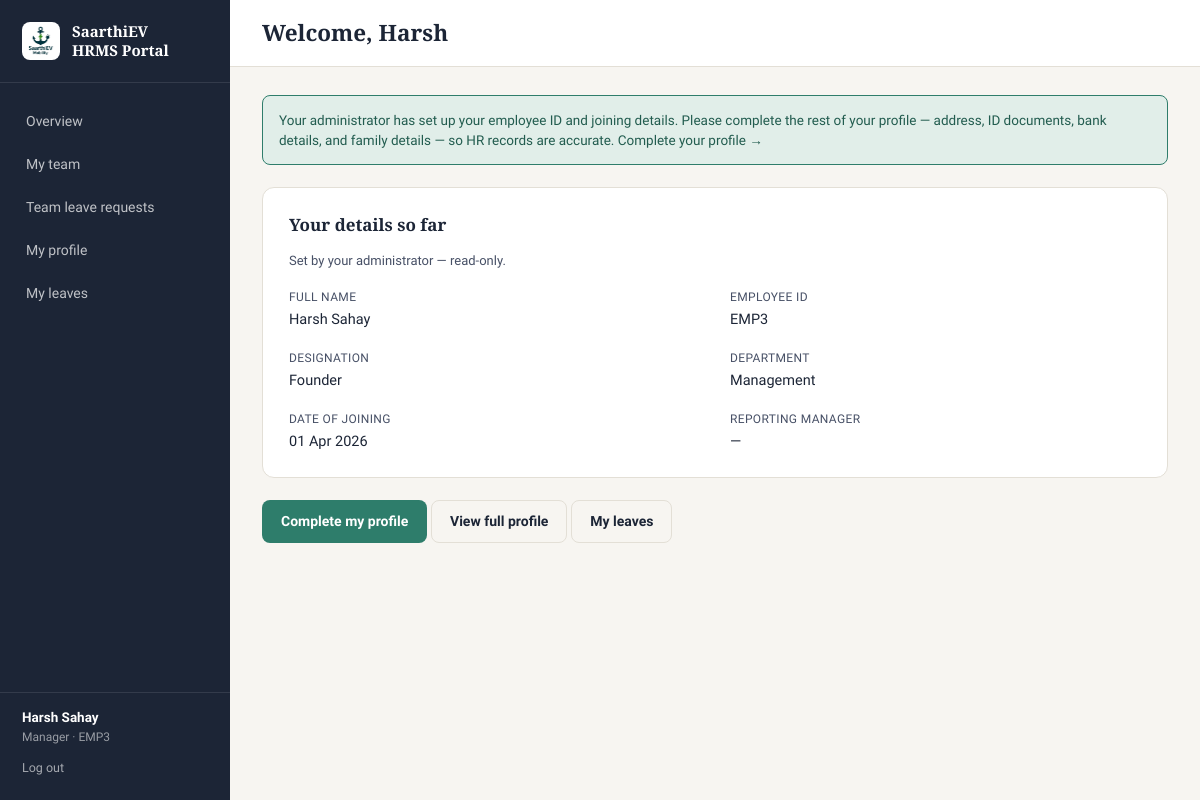
Page /employee (signed in) on the committed database.
### models.py (models this page shows, shortened)
class EmployeeProfile(db.Model):
    id = db.Column(db.Integer, primary_key=True)
    user_id = db.Column(db.Integer, db.ForeignKey("user.id"), nullable=False, unique=True)
    full_name = db.Column(db.String(150), nullable=False)
    designation = db.Column(db.String(100))
    department = db.Column(db.String(100))
    date_of_joining = db.Column(db.Date)
    reporting_manager_id = db.Column(db.Integer, db.ForeignKey("user.id"), nullable=True)
    date_of_birth = db.Column(db.Date)
    gender = db.Column(db.String(20))
    personal_email = db.Column(db.String(120))
    phone_number = db.Column(db.String(20))
    blood_group = db.Column(db.String(10))
    pan_number = db.Column(db.String(20))
    aadhaar_number = db.Column(db.String(20))
    current_address_line1 = db.Column(db.String(200))
    current_address_line2 = db.Column(db.String(200))
    current_city = db.Column(db.String(100))
    current_state = db.Column(db.String(100))
    current_pincode = db.Column(db.String(10))
    permanent_address_line1 = db.Column(db.String(200))
    permanent_address_line2 = db.Column(db.String(200))
    permanent_city = db.Column(db.String(100))
    permanent_state = db.Column(db.String(100))
    permanent_pincode = db.Column(db.String(10))
    same_as_current = db.Column(db.Boolean, default=False)
    bank_account_number = db.Column(db.String(40))
    bank_ifsc_code = db.Column(db.String(20))
    bank_name = db.Column(db.String(100))
    bank_branch = db.Column(db.String(100))
    previous_company_name = db.Column(db.String(150))
    previous_designation = db.Column(db.String(100))
    previous_employment_from = db.Column(db.Date)
    previous_employment_to = db.Column(db.Date)
    relieving_letter_filename = db.Column(db.String(255))
    emergency_contact_name = db.Column(db.String(150))
    emergency_contact_relation = db.Column(db.String(50))
    emergency_contact_phone = db.Column(db.String(20))
    spouse_name = db.Column(db.String(150))
    spouse_dob = db.Column(db.Date)
    profile_completed = db.Column(db.Boolean, default=False)
    updated_at = db.Column(db.DateTime, default=datetime.utcnow, onupdate=datetime.utcnow)
    reporting_manager = db.relationship("User", foreign_keys=[reporting_manager_id])
    children = db.relationship("Child", backref="profile", cascade="all, delete-orphan")

class User(db.Model, UserMixin):
    id = db.Column(db.Integer, primary_key=True)
    employee_code = db.Column(db.String(20), unique=True, nullable=False)  # e.g. EMP1001
    password_hash = db.Column(db.String(255), nullable=False)
    role = db.Column(db.String(20), nullable=False, default="employee")  # admin / manager / employee
    must_change_password = db.Column(db.Boolean, default=True)
    is_active = db.Column(db.Boolean, nullable=False, default=True)
    created_at = db.Column(db.DateTime, default=datetime.utcnow)
    profile = db.relationship("EmployeeProfile", backref="user", uselist=False,
                               cascade="all, delete-orphan",
                               foreign_keys="EmployeeProfile.user_id")

### routes.py (the view)
    @app.route("/employee")
    @role_required("employee", "manager")
    def employee_dashboard():
        profile = current_user.profile
        return render_template("employee/dashboard.html", profile=profile)

### app.py (called while the page is built)
@login_manager.user_loader
def load_user(user_id):
    return db.session.get(User, int(user_id))

def role_required(*roles):
    from functools import wraps
    def decorator(f):
        @wraps(f)
        def wrapped(*args, **kwargs):
            if not current_user.is_authenticated:
                return redirect(url_for("login"))
            if current_user.role not in roles:
                abort(403)
            return f(*args, **kwargs)
        return wrapped
    return decorator

### templates/employee/dashboard.html (shortened to what this page needs)
{% extends "base.html" %}
{% block page_title %}Welcome, {{ profile.full_name.split(' ')[0] if profile else '' }}{% endblock %}
{% block content %}
{% if not profile.profile_completed %}
<div class="help-banner">
  Your administrator has set up your employee ID and joining details. Please complete the rest
  of your profile — address, ID documents, bank details, and family details — so HR records are
  accurate.
  <a href="{{ url_for('employee_edit_profile') }}">Complete your profile →</a>
</div>
{% endif %}
<div class="card">
  <h3>Your details so far</h3>
  <p class="card-sub">Set by your administrator — read-only.</p>
  <div class="profile-grid">
    <div>
      <div class="pi-label">Full name</div>
      <div class="pi-value">{{ profile.full_name }}</div>
    </div>
    <div>
      <div class="pi-label">Employee ID</div>
      <div class="pi-value">{{ current_user.employee_code }}</div>
    </div>
    <div>
      <div class="pi-label">Designation</div>
      <div class="pi-value">{{ profile.designation or '—' }}</div>
    </div>
    <div>
      <div class="pi-label">Department</div>
      <div class="pi-value">{{ profile.department or '—' }}</div>
    </div>
    <div>
      <div class="pi-label">Date of joining</div>
      <div class="pi-value">{{ profile.date_of_joining.strftime('%d %b %Y') if profile.date_of_joining else '—' }}</div>
    </div>
    <div>
      <div class="pi-label">Reporting manager</div>
      <div class="pi-value">{{ profile.reporting_manager.profile.full_name if profile.reporting_manager else '—' }}</div>
    </div>
  </div>
</div>
<a href="{{ url_for('employee_edit_profile') }}" class="btn btn-primary">
  {{ 'Edit my profile' if profile.profile_completed else 'Complete my profile' }}
</a>
<a href="{{ url_for('employee_view_own_profile') }}" class="btn btn-outline">View full profile</a>
<a href="{{ url_for('my_leaves') }}" class="btn btn-outline">My leaves</a>
{% endblock %}

### templates/base.html (shortened to what this page needs)
<!DOCTYPE html>
<html lang="en">
<head>
  <link rel="stylesheet" href="{{ url_for('static', filename='css/style.css') }}">
</head>
<body>
  <div class="shell">
    <aside class="sidebar">
      <div class="brand">
        <span class="brand-logo-chip"><img src="{{ url_for('static', filename='img/logo.png') }}" alt="SaarthiEV Mobility"></span>
        <span class="word">SaarthiEV<br>HRMS Portal</span>
      </div>
      <nav>
        {% if current_user.role == 'admin' %}
          <a href="{{ url_for('admin_dashboard') }}" class="{{ 'active' if request.endpoint == 'admin_dashboard' }}">Overview</a>
          <a href="{{ url_for('admin_employee_list') }}" class="{{ 'active' if request.endpoint in ['admin_employee_list','admin_view_employee'] }}">All people</a>
          <a href="{{ url_for('admin_create_employee') }}" class="{{ 'active' if request.endpoint == 'admin_create_employee' }}">Add employee</a>
          <a href="{{ url_for('admin_manager_list') }}" class="{{ 'active' if request.endpoint == 'admin_manager_list' }}">Managers</a>
          <a href="{{ url_for('admin_leave_types') }}" class="{{ 'active' if request.endpoint == 'admin_leave_types' }}">Leave types</a>
          <a href="{{ url_for('admin_leave_requests') }}" class="{{ 'active' if request.endpoint == 'admin_leave_requests' }}">Leave requests</a>
        {% elif current_user.role == 'manager' %}
          <a href="{{ url_for('manager_dashboard') }}" class="{{ 'active' if request.endpoint == 'manager_dashboard' }}">Overview</a>
          <a href="{{ url_for('manager_team_list') }}" class="{{ 'active' if request.endpoint in ['manager_team_list','manager_view_employee'] }}">My team</a>
          <a href="{{ url_for('manager_leave_requests') }}" class="{{ 'active' if request.endpoint == 'manager_leave_requests' }}">Team leave requests</a>
          <a href="{{ url_for('employee_view_own_profile') }}" class="{{ 'active' if request.endpoint in ['employee_view_own_profile','employee_edit_profile'] }}">My profile</a>
          <a href="{{ url_for('my_leaves') }}" class="{{ 'active' if request.endpoint in ['my_leaves','apply_leave'] }}">My leaves</a>
        {% endif %}
      </nav>
      <div class="who">
        <div class="name">{{ current_user.profile.full_name if current_user.profile else current_user.employee_code }}</div>
        <div class="role">{{ current_user.role }} · {{ current_user.employee_code }}</div>
        <form action="{{ url_for('logout') }}" method="get">
          <button type="submit">Log out</button>
        </form>
      </div>
    </aside>
    <div class="main">
      <div class="topbar">
        <h2 style="margin:0;">{% block page_title %}{% endblock %}</h2>
      </div>
      <div class="content">
        {% block content %}{% endblock %}
      </div>
    </div>
  </div>
</body>
</html>

### static/css/style.css (style rules this page uses)
:root { --ink: #1C2536; --ink-soft: #475066; --paper: #F7F5F1; --paper-raised: #FFFFFF; --line: #E3DFD6; --teal: #2E7D6B; --teal-dark: #225C4F; --amber: #C8862A; --rose: #B3433B; --rose-soft: #F6E3E1; --amber-soft: #F8EBD9; --teal-soft: #E1EEE9; --radius: 8px; --shadow: 0 1px 2px rgba(28, 37, 54, 0.06), 0 4px 14px rgba(28, 37, 54, 0.05); }
* { box-sizing: border-box; }
body { margin: 0; font-family: "Source Sans 3", "Segoe UI", system-ui, sans-serif; background: var(--paper); color: var(--ink); font-size: 15px; line-height: 1.5; }
h1, h2, h3, .display { font-family: "Source Serif 4", Georgia, serif; font-weight: 600; color: var(--ink); margin: 0 0 .35em; }
a { color: var(--teal-dark); text-decoration: none; }
.btn { display: inline-flex; align-items: center; justify-content: center; gap: 6px; padding: 10px 18px; border-radius: var(--radius); border: 1px solid transparent; font-size: 14px; font-weight: 600; cursor: pointer; font-family: inherit; transition: opacity .15s, background .15s; }
.btn-primary { background: var(--teal); color: #fff; }
.btn-outline { background: transparent; border-color: var(--line); color: var(--ink); }
.shell { display: flex; min-height: 100vh; }
.sidebar { width: 230px; background: var(--ink); color: #fff; flex-shrink: 0; display: flex; flex-direction: column; padding: 22px 0; }
.sidebar .brand { display: flex; align-items: center; gap: 12px; padding: 0 22px 22px; border-bottom: 1px solid rgba(255,255,255,.1); margin-bottom: 18px; }
.sidebar .brand .brand-logo-chip { background: #fff; border-radius: 8px; width: 38px; height: 38px; flex-shrink: 0; display: flex; align-items: center; justify-content: center; padding: 4px; }
.sidebar .brand .brand-logo-chip img { width: 100%; height: 100%; object-fit: contain; }
.sidebar .brand .word { font-family: "Source Serif 4", serif; font-weight: 700; font-size: 15px; line-height: 1.25; color: #fff; }
.sidebar nav { display: flex; flex-direction: column; gap: 2px; padding: 0 12px; flex-grow: 1; }
.sidebar nav a { color: rgba(255,255,255,.72); padding: 10px 14px; border-radius: 7px; font-size: 14px; font-weight: 500; text-decoration: none; }
.sidebar .who { padding: 14px 22px 0; border-top: 1px solid rgba(255,255,255,.1); margin-top: 10px; }
.sidebar .who .name { font-size: 13.5px; font-weight: 600; color: #fff; }
.sidebar .who .role { font-size: 12px; color: rgba(255,255,255,.55); text-transform: capitalize; }
.sidebar .who form { margin-top: 10px; }
.sidebar .who button { background: none; border: none; color: rgba(255,255,255,.6); font-size: 12.5px; cursor: pointer; padding: 0; font-family: inherit; }
.main { flex-grow: 1; min-width: 0; }
.topbar { background: var(--paper-raised); border-bottom: 1px solid var(--line); padding: 16px 32px; display: flex; align-items: center; justify-content: space-between; }
.content { padding: 28px 32px 60px; max-width: 1100px; }
.card { background: var(--paper-raised); border: 1px solid var(--line); border-radius: 12px; padding: 24px 26px; margin-bottom: 22px; }
.card h3 { font-size: 17px; margin-bottom: 4px; }
.card .card-sub { color: var(--ink-soft); font-size: 13px; margin-bottom: 18px; }
.profile-grid { display: grid; grid-template-columns: 1fr 1fr; gap: 18px 30px; }
.profile-grid .pi-label { font-size: 12px; color: var(--ink-soft); text-transform: uppercase; letter-spacing: .03em; margin-bottom: 3px; }
.profile-grid .pi-value { font-size: 14.5px; font-weight: 500; }
.help-banner { background: var(--teal-soft); border: 1px solid var(--teal); border-radius: var(--radius); padding: 14px 16px; font-size: 13.5px; color: var(--teal-dark); margin-bottom: 22px; }

### rows in the picture
EmployeeProfile: profile "Harsh Sahay", full_name "Harsh", full_name "Harsh Sahay", designation "Founder", department "Management", date_of_joining "01 Apr 2026", profile_completed "Complete my profile"
User: role "Manager", employee_code "EMP3"
